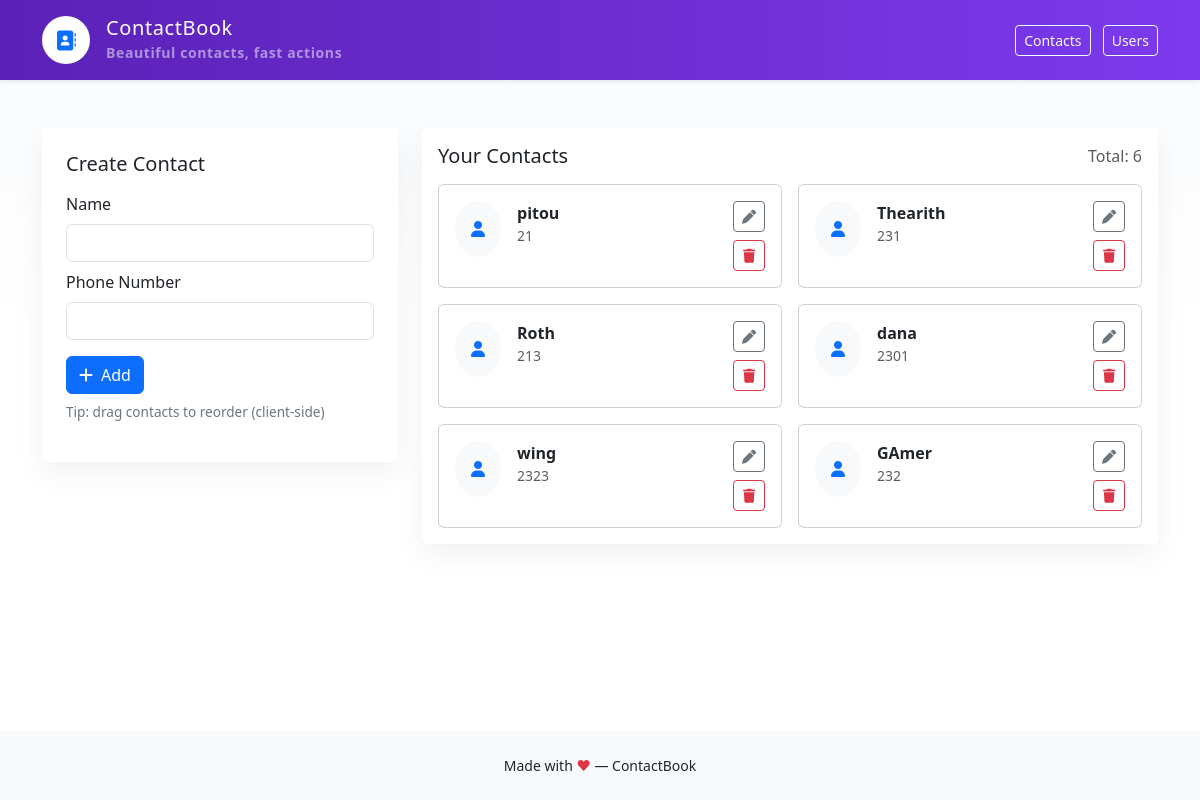
Screenshot of /contacts (signed in) with the database file from the repository.
### app/models/contact_model.py (models this page shows, shortened)
class Contact(db.Model):
    __tablename__ = 'contacts'
    id = db.Column(db.Integer, primary_key=True)
    name = db.Column(db.String(100), nullable=False)
    phone_number = db.Column(db.String(20), nullable=True)
    user_id = db.Column(db.Integer, db.ForeignKey('users.id'), nullable=False)

### app/routes/contact_route.py (the view)
@contact_bp.route('/contacts', methods=['GET'])
@login_required
def contacts():
    contacts = ContactService.get_all_contacts()
    form = ContactForm()
    return render_template('contacts.html', contacts=contacts, form=form)

### app/forms/contact_form.py (shortened to what this page needs)
class ContactForm(FlaskForm):
    name = StringField('Name', [validators.DataRequired()])
    phone_number = StringField('Phone Number', [validators.DataRequired()])

### app/models/user_model.py (called while the page is built)
@login_manager.user_loader
def load_user(user_id):
    return User.query.get(int(user_id))

### app/services/contact_service.py (called while the page is built)
    @staticmethod
    def get_all_contacts():
        return Contact.query.all()

### app/templates/contacts.html (shortened to what this page needs)
{% extends 'layout/base.html' %}  {% block content %}
<div class="row gy-4">
  <div class="col-lg-4">
    <div class="card card-dim p-4 animate__animated animate__fadeInLeft">
      <h5 class="mb-3">Create Contact</h5>
      <form method="post" action="{{ url_for('contact_bp.create_contact') }}">
        <div class="mb-2">
          {{ form.name.label(class_='form-label') }} {{
          form.name(class_='form-control') }}
        </div>
        <div class="mb-2">
          {{ form.phone_number.label(class_='form-label') }} {{
          form.phone_number(class_='form-control') }}
        </div>
        <button class="btn btn-primary mt-2">
          <i class="fa-solid fa-plus me-2"></i>Add
        </button>
        <p class="mt-2 drag-hint">
          Tip: drag contacts to reorder (client-side)
        </p>
      </form>
    </div>
  </div>
  <div class="col-lg-8">
    <div class="card card-dim p-3">
      <div class="d-flex align-items-center justify-content-between mb-3">
        <h5 class="mb-0">Your Contacts</h5>
        <div class="text-muted">Total: {{ current_user.contacts.count() }}</div>
      </div>
      <div id="contacts-list" class="row g-3" style="min-height: 120px">
        {% for c in current_user.contacts %}
        <div
          class="col-md-6 contact-card animate__animated animate__fadeInUp"
          data-id="{{ c.id }}"
        >
          <div class="card p-3">
            <div class="d-flex align-items-start gap-3">
              <div class="bg-light rounded-circle p-3">
                <i class="fa-solid fa-user text-primary"></i>
              </div>
              <div class="flex-fill">
                <div class="fw-semibold">{{ c.name }}</div>
                <div class="text-muted small">{{ c.phone_number or '—' }}</div>
              </div>
              <div class="ms-2 d-flex flex-column gap-2">
                <button class="btn btn-sm btn-outline-secondary">
                  <i class="fa-solid fa-pen"></i>
                </button>
                <button class="btn btn-sm btn-outline-danger">
                  <i class="fa-solid fa-trash"></i>
                </button>
              </div>
            </div>
          </div>
        </div>
        {% else %}
        <div class="col-12 text-center text-muted py-5">
          No contacts yet — use the form to add one.
        </div>
        {% endfor %}
      </div>
    </div>
  </div>
</div>
{% endblock %}

### app/templates/layout/base.html (shortened to what this page needs)
<!doctype html>
<html lang="en">
  <head>
    <link href="https://cdn.jsdelivr.net/npm/bootstrap@5.3.2/dist/css/bootstrap.min.css" rel="stylesheet">
    <link href="https://cdnjs.cloudflare.com/ajax/libs/font-awesome/6.5.0/css/all.min.css" rel="stylesheet">
    <link href="https://cdnjs.cloudflare.com/ajax/libs/animate.css/4.1.1/animate.min.css" rel="stylesheet">
  </head>
  <body>
    <div class="app-shell">
      <header class="app-header py-3 shadow-sm">
        <div class="container d-flex align-items-center gap-3">
          <div class="logo d-flex align-items-center gap-3">
            <div class="bg-white text-5 rounded-circle p-2 d-flex align-items-center justify-content-center" style="width:48px;height:48px">
              <i class="fa-solid fa-address-book text-primary fa-lg"></i>
            </div>
            <div>
              <div class="h5 mb-0">ContactBook</div>
              <small class="text-white-50">Beautiful contacts, fast actions</small>
            </div>
          </div>
          <nav class="ms-auto">
            <a href="{{ url_for('contact_bp.contacts') }}" class="btn btn-outline-light btn-sm me-2">Contacts</a>
            <a href="{{ url_for('user_bp.list_users') }}" class="btn btn-outline-light btn-sm">Users</a>
          </nav>
        </div>
      </header>
      <main class="flex-fill container py-5">
        {% block content %}{% endblock %}
      </main>
      <footer class="py-4 bg-light text-center small">
        <div class="container">Made with <span class="text-danger">❤</span> — ContactBook</div>
      </footer>
    </div>
  </body>
</html>

### app/templates/layout/base.html (style rules this page uses)
:root { --brand: #5b21b6; --muted: #6c757d; }
body { background: linear-gradient(180deg, #f8fafc 0%, #ffffff 40%); }
.app-shell { min-height:100vh; display:flex; flex-direction:column; }
.app-header { background: linear-gradient(90deg,var(--brand), #7c3aed); color: #fff; }
.card-dim { box-shadow: 0 10px 30px rgba(16,24,40,0.06); border: none; }
.contact-card { cursor:grab; }
.drag-hint { font-size:0.85rem; color:var(--muted); }
.logo { font-weight:700; letter-spacing:0.6px; }

### rows the page displays
Contact: name "pitou", phone_number "21"
Contact: name "Thearith", phone_number "231"
Contact: name "Roth", phone_number "213"
Contact: name "dana", phone_number "2301"
Contact: name "wing", phone_number "2323"
Contact: name "GAmer", phone_number "232"

### other values shown
{{ current_user.contacts.count() }} "6"
